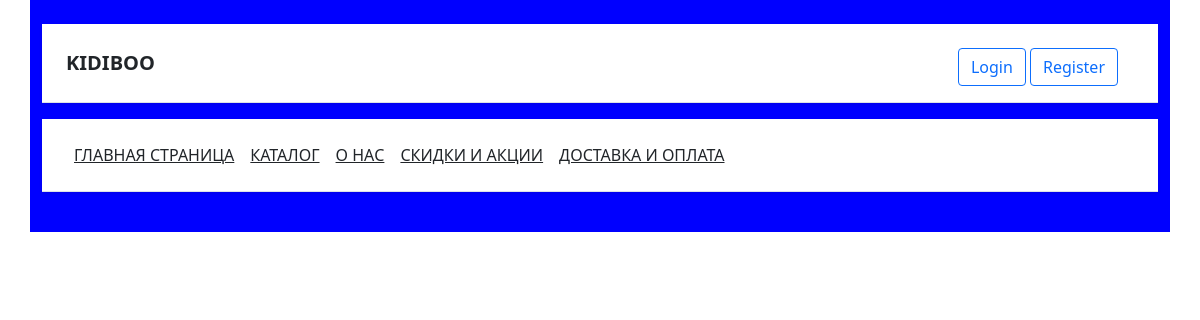
The app's page /catalog/, older data.
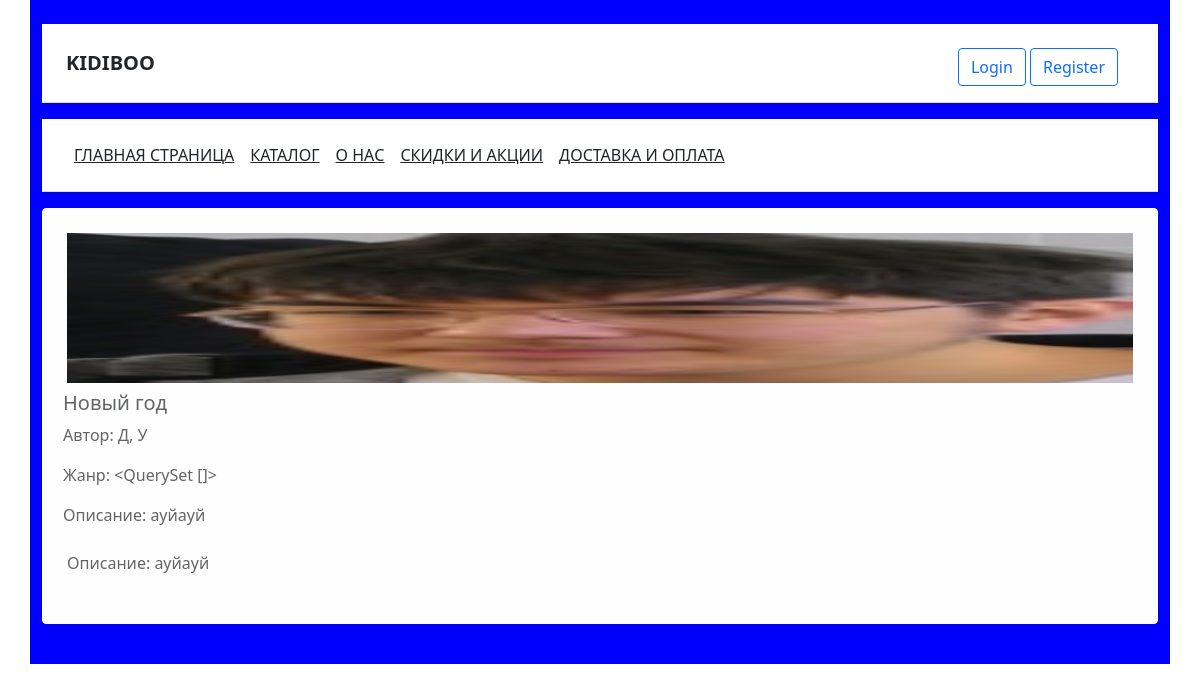
The same page, newer data.
### TEDEN/models.py (models this page shows, shortened)
class Book(models.Model):
    title = models.CharField(max_length=200)
    genre = models.ManyToManyField(Genre, help_text="выбирите жанр для этой книги")
    author = models.ForeignKey('Author', on_delete=models.SET_NULL, null=True)
    language = models.ForeignKey('Language', on_delete=models.SET_NULL, null=True)
    image = models.ImageField()
    description = models.TextField(max_length=1000, help_text="Опишите краткое содержание книги")

class Author(models.Model):
    first_name = models.CharField(max_length=100)
    last_name = models.CharField(max_length=100)
    date_of_birth = models.DateField(null=True, blank=True)
    date_of_death = models.DateField('died', null=True, blank=True)
    def __str__(self):
        return '%s, %s' % (self.last_name, self.first_name)

### TEDEN/views.py (the view)
# urls.py: path('catalog/', views.catalog, name="catalog"),
def catalog(request):
    book = Book.objects.all()
    return render(request, 'catalog.html', {'title': 'List','book': book })

### TEDEN/templates/catalog.html (shortened to what this page needs)
{% extends 'index.html' %}
{% block content %}
    {% for el in book %}
    <div class="alert alert-light mt-2">
        <div class="row p-2 overflow-hidden flex-md-row mb-2 position-relative">
            {% if el.image %}
                <img src="{{ MEDIA_URL }}{{ el.image.url }}" width="150" height="150">
            {% endif %}
            <div class="center p-2">
                <h5>{{ el.title}}</h5>
                <p>Автор: {{ el.author }}</p>
                <p>Жанр: {{ el.genre.all }}</p>
                <p>Описание: {{ el.description}}</p>
            </div>
            <div>
                <p>Описание: {{ el.description}}</p>
            </div>
        </div>
    </div>
    {% endfor %}
{% endblock %}

### TEDEN/templates/index.html (shortened to what this page needs)
<!doctype html>
<html lang="ru">
<head>
	<link href="https://cdn.jsdelivr.net/npm/bootstrap@5.0.0-beta1/dist/css/bootstrap.min.css" rel="stylesheet">
</head>
<body style="
background: url('https://image.freepik.com/free-photo/white-brick-wall-background_1203-2759.jpg'); background-repeat: no-repeat;
	background-position: center center;
    background-attachment: fixed;
    -webkit-background-size: cover;
    -moz-background-size: cover;
    -o-background-size: cover;
    background-size: cover;"
>
	<div class="container"  style="background-color:blue">
		<br>
		<header class="d-flex flex-column flex-md-row align-items-center p-3 px-md-4 mb-3 bg-white border-bottom shadow-sm">
			<p class="h5 my-0 me-md-auto fw-normal"><b>KIDIBOO</b></p>
			<div class="center mt-2">
			<nav class="my-2 my-md-0 me-md-3">
				{% if user.is_authenticated %}
				<a class="btn btn-outline-primary" href="{% url 'logout' %}">Logout</a>
				User: {{ user.get_username }}
				{% else %}
				<a class="btn btn-outline-primary" href="{% url 'login' %}">Login</a>
				<a class="btn btn-outline-primary" href="{% url 'register' %}">Register</a>
				{% endif %}
			</nav>
			</div>
		</header>
		<div class="d-flex flex-column flex-md-row align-items-center p-3 px-md-4 mb-3 bg-white border-bottom shadow-sm">
			<a class="p-2 text-dark" href="{% url 'home' %}">ГЛАВНАЯ СТРАНИЦА</a>
			<a class="p-2 text-dark" href="{% url 'catalog' %}">КАТАЛОГ</a>
			<a class="p-2 text-dark" href="{#}">О НАС</a>
			<a class="p-2 text-dark" href="{#}">СКИДКИ И АКЦИИ</a>
			<a class="p-2 text-dark" href="{#}">ДОСТАВКА И ОПЛАТА</a>
		</div>
		{% block content %}{% endblock %}
		<br>
	</div>
</body>
</html>

Row changes from the older to the newer data that the page shows:
added Book: image (picture), title "Новый год", author "Д, У", genre.all "<QuerySet []>", description "ауйауй"
